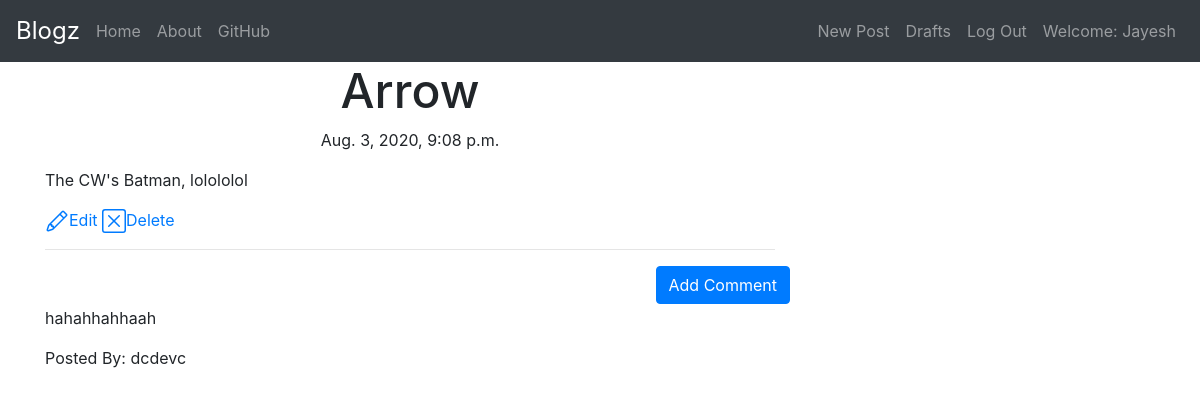
The app's page /post/7 (signed in) with its own data.
### blog/models.py (models this page shows, shortened)
class Post(models.Model):
    author = models.ForeignKey('auth.User',on_delete=models.DO_NOTHING)
    title = models.CharField(max_length=200)
    text = models.TextField()
    createDate = models.DateTimeField(default=timezone.now)
    publishedDate = models.DateTimeField(blank=True, null=True)

class Comment(models.Model):
    post = models.ForeignKey('blog.Post',related_name='comments',on_delete=models.CASCADE)
    author = models.CharField(max_length=200)
    text = models.TextField()
    createDate = models.DateField(default=timezone.now)
    approvedComments = models.BooleanField(default=False)
    def __str__(self):
        return self.text

### blog/views.py (the view)
# urls.py: re_path(r'^post/(?P<pk>\d+)$',views.PostDetailView.as_view(),name='post_detail'),
class PostDetailView(DetailView):
    model = Post
    template_name = 'blog/post_detail.html'

### blog/templates/blog/post_detail.html (shortened to what this page needs)
{% extends "blog/base.html" %}
{% block content %}
    <h1 class="posttitle loader">{{post.title}}</h1>
    {% if post.publishedDate %}
        <div class="date postdate">
            {{post.publishedDate}}
        </div>
    {% else %}
        <a class="btn btn-primary" href="{%url 'post_publish' pk=post.pk%}">Publish</a>
    {% endif %}
    <p class="postcontent">{{post.text|safe|linebreaksbr}}</p>
    {% if user.is_authenticated %}
        <a href="{%url 'post_edit' pk=post.pk%}">
            Edit
        </a>
        <a href="{%url 'post_remove' pk=post.pk%}">
            Delete
        </a>
        </div>
    {% endif %}
        <hr>
        <a href="{%url 'add_comment_to_post' pk=post.pk%}" class="btn btn-primary btn-comment">Add Comment</a>
            {% for comment in post.comments.all %}
                <br>
                {% if user.is_authenticated or comment.approvedComments %}
                    <p>{{comment|safe|linebreaks}}</p>
                    <p>Posted By: {{comment.author}}</p>
                {% endif %}
                {%empty%}
                <p>No Comment</p>
            {% endfor %}
        </div>
{% endblock content %}

### blog/templates/blog/base.html (shortened to what this page needs)
<!DOCTYPE html>
{% load static %}
<html lang="en">
<head>
    <link rel="stylesheet" href="https://stackpath.bootstrapcdn.com/bootstrap/4.4.1/css/bootstrap.min.css">
    <link rel="stylesheet" href="//cdn.jsdelivr.net/npm/medium-editor@latest/dist/css/medium-editor.min.css" type="text/css" media="screen" charset="utf-8">
    <link rel="stylesheet" href="{% static 'blog/css/blog.css'%}">
</head>
<body>
    <nav class="navbar navbar-expand-lg navbar-dark bg-dark techfont flex-column flex-md-row">
        <a class="navbar-brand bigbrand mr-0 mr-md-2" href="{%url 'post_list'%}">Blogz</a>
        <div class="collapse navbar-collapse flex-row" id="navbarNavAltMarkup">
            <div class="nav navbar-nav ">
                <a class="nav-item nav-link" href="{% url 'post_list' %}">Home</a>
                <a class="nav-item nav-link" href="{% url 'about' %}">About</a>
                <a class="nav-item nav-link" href="https://www.github.com/Mr-Jayesh/">GitHub</a>
            </div>
            <div class="nav navbar-nav ml-md-auto">
                {% if user.is_authenticated %}
                    <a class="nav-item nav-link" href="{% url 'post_new' %}">New Post</a>
                    <a class="nav-item nav-link" href="{% url 'post_draft_list' %}">Drafts</a>
                    <a class="nav-item nav-link" href="{% url 'logout' %}">Log Out</a>
                    <a class="nav-item nav-link">Welcome: {{user.username}}</a>
                {% else %}
                    <a class="nav-item nav-link" href="{%url 'login'%}">Login</a>
                {% endif %}
            </div>
        </div>
      </nav>
    <div class="content container">
        <div class="row">
            <div class="col-md-8">
                <div class="blog_posts">
                    {% block content %}
                    {% endblock content %}
                </div>
            </div>
</body>
</html>

### blog/static/blog/css/blog.css (style rules this page uses)
.techfont { background-color: rgb(26, 25, 25); }
.bigbrand { font-size: 1.5em; }
.loader { filter:hue-rotate(0deg); color:linear-gradient(45deg,#0f8,#08f); animation:hue 10000ms infinite linear; }
.postdate { text-align: center; }
.posttitle { font-size: 3em; text-align: center; }
.postcontent { font-size: 1.5em; }
.btn-comment { position: absolute; right: 0px; }

### records on screen
Post: title "Arrow", publishedDate "Aug. 3, 2020, 9:08 p.m.", text "The CW's Batman, lolololol"
Comment: text "hahahhahhaah", author "dcdevc"

### other values on screen
{{ user.username }} "Jayesh"
